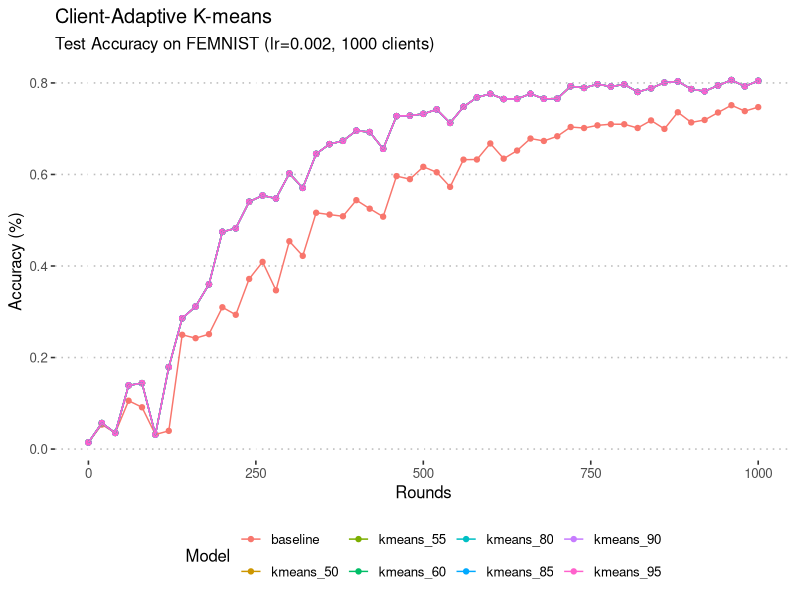
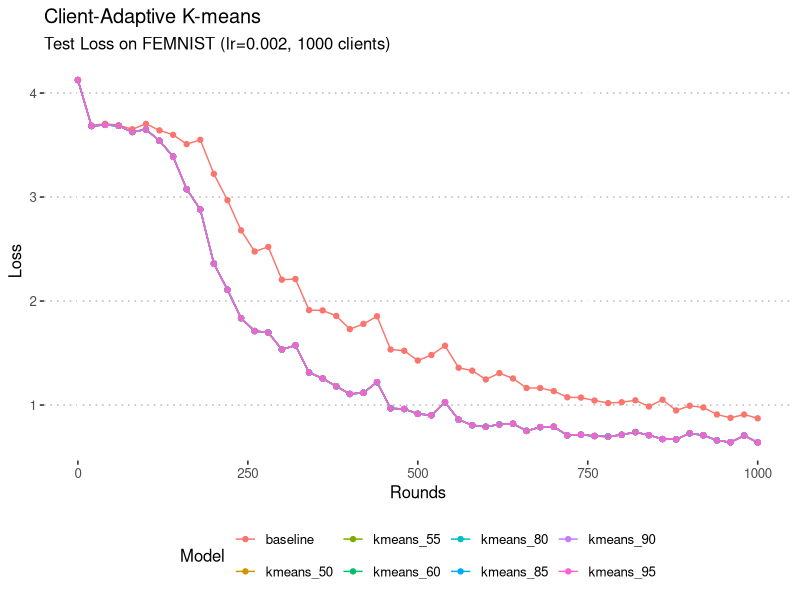
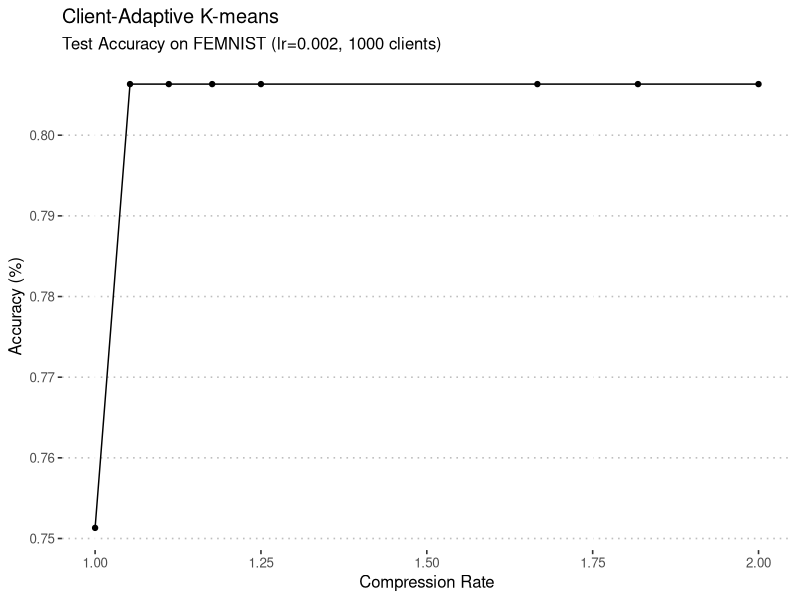

These figures' R source, in order:
setwd('~/Documents/Projects/flpaper/leaf-sparse-kmeans/results/exp82/summary_results/')

# Load libraries
library(ggplot2)
library(ggpubr)
library(lubridate)
library(tidyverse)
library(reshape2)

#
test_accuracies <- read_csv('test_accuracy.csv')

df <- melt(test_accuracies ,  id.vars = 'iter', variable.name = 'Model')

ggplot(df, aes(iter, value)) +
  geom_point(aes(colour = Model)) +
  geom_line(aes(colour = Model)) +
  labs(
    x = "Rounds",
    y = "Accuracy (%)",
    title = "Client-Adaptive K-means",
    subtitle = "Test Accuracy on FEMNIST (lr=0.002, 1000 clients)"
  ) +
  theme_pubclean() +
  theme(legend.position = "bottom")

#
test_losses <- read_csv('test_loss.csv')

df2 <- melt(test_losses ,  id.vars = 'iter', variable.name = 'Model')

ggplot(df2, aes(iter, value)) +
  geom_point(aes(colour = Model)) +
  geom_line(aes(colour = Model)) +
  labs(
    x = "Rounds",
    y = "Loss",
    title = "Client-Adaptive K-means",
    subtitle = "Test Loss on FEMNIST (lr=0.002, 1000 clients)"
  ) +
  theme_pubclean() +
  theme(legend.position = "bottom")

df3 <- data.frame(
  model	= c("baseline", "kmeans_50", "kmeans_55", "kmeans_60", "kmeans_80", "kmeans_85", "kmeans_90", "kmeans_95"),
  test_accuracy = c(0.751315, 0.806338,	0.806338,	0.806338,	0.806338,	0.806338,	0.806338,	0.806338),
  compression_rate = c(1, 2, 1.818181818,	1.666666667,	1.25,	1.176470588,	1.111111111,	1.052631579)
)

ggplot(df3, aes(compression_rate, test_accuracy)) +
  geom_point() +
  geom_line() +
  labs(
    x = "Compression Rate",
    y = "Accuracy (%)",
    title = "Client-Adaptive K-means",
    subtitle = "Test Accuracy on FEMNIST (lr=0.002, 1000 clients)"
  ) +
  theme_pubclean() +
  theme(legend.position = "bottom")
